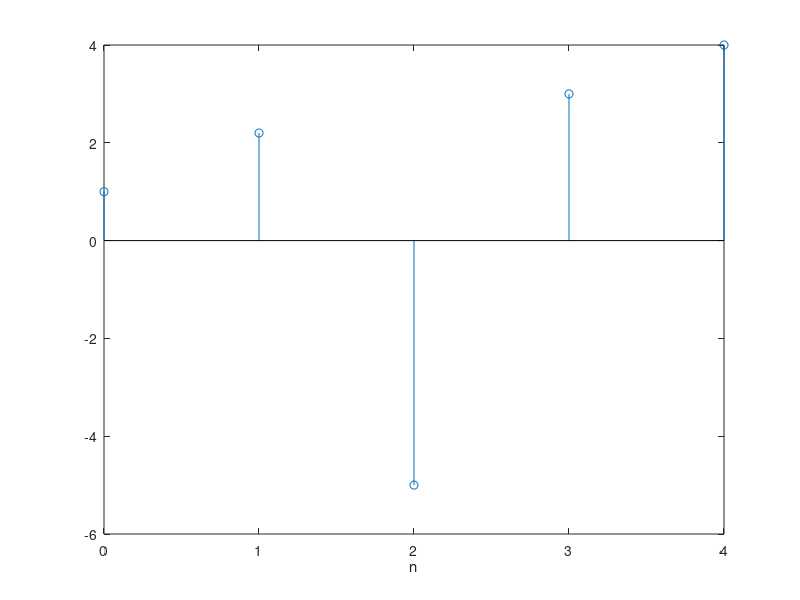
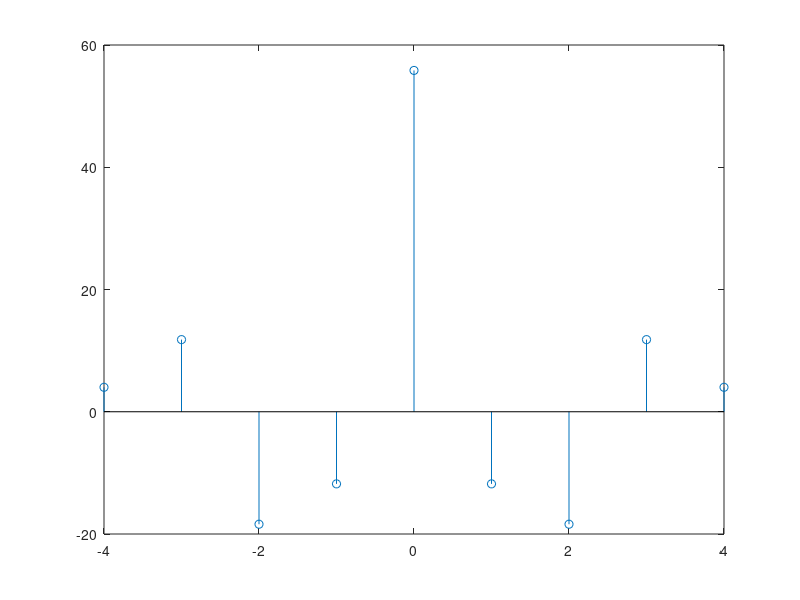

The MATLAB source for these figures, in order:
clc

x=[1,2.2,-5,3,4]
n=0:1:length(x)-1
figure(1)
stem(n,x);
xlabel('n');
Rxx=xcorr(x,x)
nRxx=-length(x)+1:length(x)-1
figure(2)
stem(nRxx,Rxx)
energy=sum(x.^2)
centre_index=ceil(length(Rxx)/2)
Rxx_0=Rxx(centre_index)
if Rxx_0==energy
    disp('Rxx(0) gives energy proved')
else
    disp('Rxx(0) gives energy not proved')
end
Rxx_right=Rxx(centre_index:1:length(Rxx))
Rxx_left=Rxx(centre_index:-1:1)
if Rxx_right==Rxx_left
    disp('Rxx is even')
else
    disp('Rxx is not even');
end
